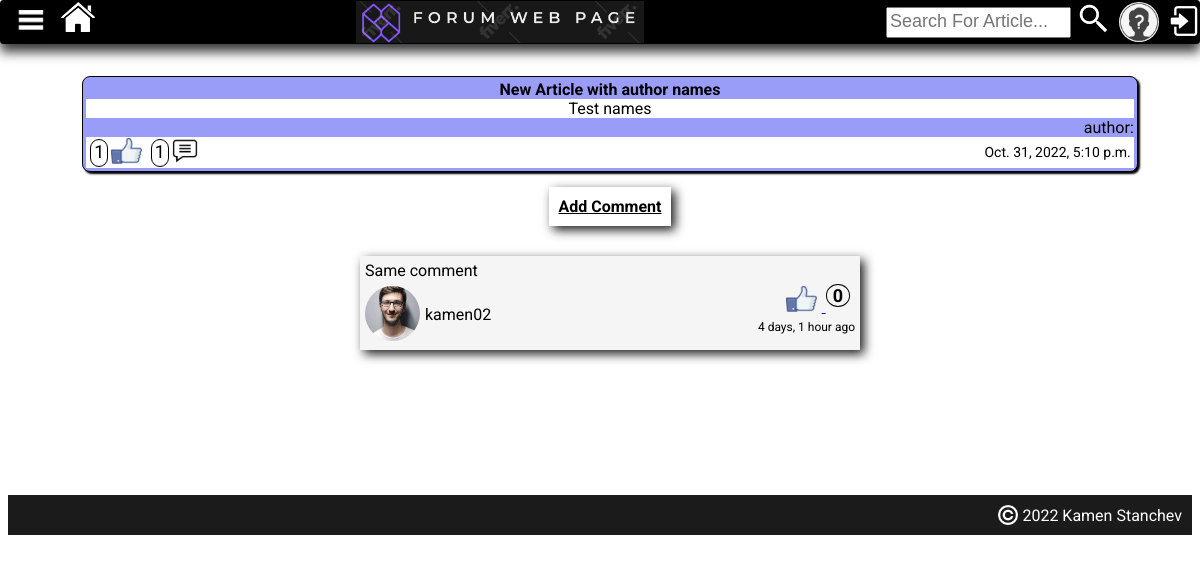
/article-details/14/, run on an earlier commit of the app's database.
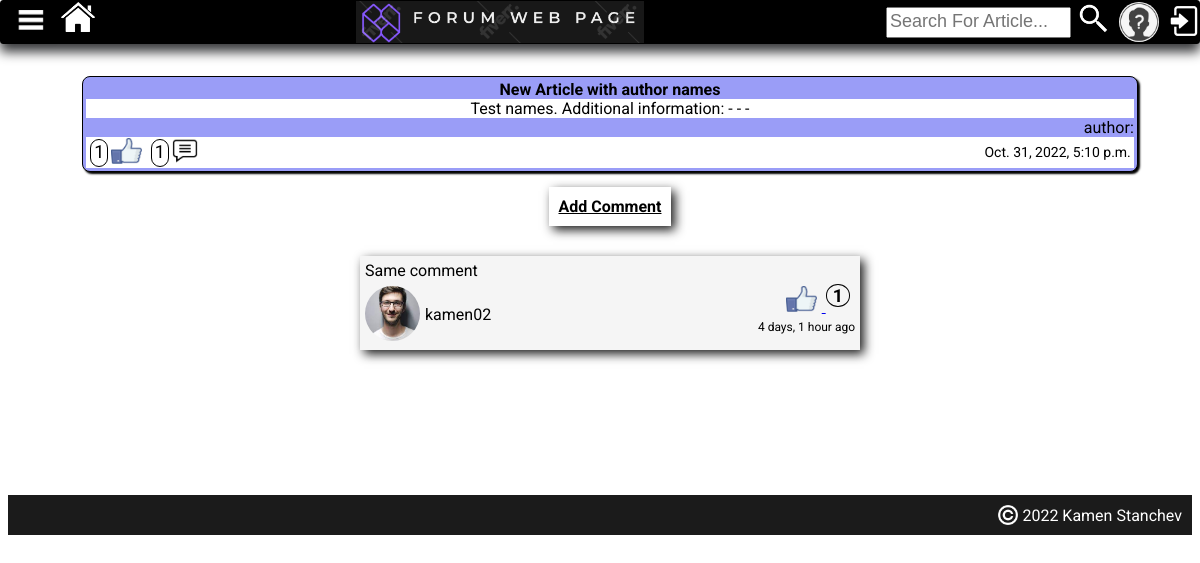
And on a later commit of the database.
### forum_project/main_app/models.py (models this page shows, shortened)
class PostArticle(models.Model):
    title = models.CharField(max_length=30, unique=True)
    content = models.TextField()
    date_created = models.DateTimeField(auto_now_add=True)
    topic = models.CharField(max_length=30, choices=topics_choices(), default='NO TOPIC')
    user = models.ForeignKey(User, on_delete=models.CASCADE)
    users_which_liked_article = models.ManyToManyField(
        User,
        related_name='user_lied_article',
        blank=True,
    )
    @property
    def likes(self):
        result = len(self.users_which_liked_article.all())
        return result
    @property
    def comments(self):
        result = self.articlecomment_set.all()
        return result

class ArticleComment(models.Model):
    user = models.ForeignKey(User, on_delete=models.CASCADE)
    post_article = models.ForeignKey(PostArticle, on_delete=models.CASCADE)
    content = models.TextField(max_length=300)
    data_created = models.DateTimeField(auto_now_add=True)
    users_which_liked_comment = models.ManyToManyField(
        User,
        related_name='user_lied_comment',
        blank=True,
    )
    @property
    def likes(self):
        result = len(self.users_which_liked_comment.all())
        return result
    @property
    def time_ago(self):
        return humanize.naturaltime(self.data_created)

class Profile(models.Model):
    user = models.OneToOneField(User, on_delete=models.CASCADE)
    first_name = models.CharField(max_length=30, null=True, blank=True)
    last_name = models.CharField(max_length=30, null=True, blank=True)
    city = models.CharField(max_length=30)
    profession = models.CharField(max_length=30)
    profile_img = models.ImageField(upload_to='images/', default='images/add_profile_image.jpg')

### forum_project/main_app/views.py (the view)
# urls.py: path('article-details/<int:pk>/', views.ArticleDetails.as_view(), name='article-details'),
class ArticleDetails(DetailView):
    model = PostArticle
    template_name = 'article-detail.html'
    context_object_name = "article"
    def get_context_data(self, *args, **kwargs):
        current_article = PostArticle.objects.get(id=self.kwargs['pk'])
        comments = reversed(current_article.articlecomment_set.all())
        context = super(ArticleDetails, self).get_context_data(*args, **kwargs)
        context['comments'] = comments
        return context

### forum_project/main_app/templates/article-detail.html (shortened to what this page needs)
{% extends 'base.html' %}
{% load static %}
{% block page_content %}
    <div class="main-container">
        <div class="central-container" style="border: none; box-shadow: none; background-color: white; padding-bottom: 100px">
            <div class="container-items">
                <p class="topic-title">
                    {{ article.title }}
                </p>
                <p class="topic-content">
                    {{ article.content }}
                </p>
                <p class="topic-author">
                    author: {{ article.user.first_name }} {{ article.user.last_name }}
                </p>
                <div class="status-topic">
                    <div class="status-data-left">{{ article.likes }}</div>
                        <a href="{% url 'likes' article.id %}"><img class="like-button" src="{% static 'icons/like.png' %}"></a>
                    <div class="status-data-left">{{ article.comments|length }}</div>
                        <a href="{% url 'create-comment' article.id %}"><img class="like-button" src="{% static 'icons/comment-black.png' %}"></a>
                    <div class="status-data-right">{{ article.date_created }}</div>
                </div>
            </div>
            <a href="{% url 'create-comment' article.pk %}"
                    class="add_comment-and-delete-and-edit-button">
                Add Comment</a>
            {% for comment in comments %}
                <div class="container-comment">
                    <div class="comment-content">
                        {{ comment.content }}
                    </div>
                    <div class="comment-details">
                        <div class="comment-details-left">
                            <div >
                                <img class="comment-user-img" src="{{ comment.user.profile.profile_img.url }}">
                            </div>
                            <div class="comment-user-name">
                                {{ comment.user.username }}
                            </div>
                        </div>
                        <div class="comment-details-right">
                            <div class="comment-likes-details">
                                <a href="{% url 'like_comment' comment.id %}">
                                    <img class="like-button" src="{% static 'icons/like.png' %}">
                                </a>
                                <span class="comment-likes-count">{{ comment.likes }}</span>
                            </div>
                            <div>
                                <span class="comment-data-created">{{ comment.time_ago }}</span>
                            </div>
                        </div>
                    </div>
                </div>
            {% endfor %}
        </div>
    </div>
{% endblock %}

### templates/base.html (shortened to what this page needs)
{% load static %}
<!DOCTYPE html>
<html lang="en">
    <head>
        <link rel="stylesheet" type="text/css" href="{% static 'css/main.css' %}"/>
        <link rel="stylesheet" type="text/css" href="{% static 'css/navbar.css' %}"/>
        <link rel="stylesheet" type="text/css" href="{% static 'css/container.css' %}"/>
        <link rel="stylesheet" type="text/css" href="{% static 'css/profile-container.css' %}"/>
        <link rel="stylesheet" type="text/css" href="{% static 'css/topics.css' %}"/>
        <link rel="stylesheet" type="text/css" href="{% static 'css/footer.css' %}"/>
    </head>
    <body>
        <div class="navbar">
                <div class="left-side">
                    <div class="dropdown">
                      <span><img class="hamburger-menu-icon"
                         src="{% static 'icons/hamburger-menu.png' %}" alt="NO IMAGE, NO IMAGE, NO IMAGE"></span>
                    </div>
                    <a href="{% url 'home' %}"><img class="home-icon"
                         src="{% static 'icons/home-icon1.png' %}"></a>
                </div>
                <div class="central-side">
                    <img class="logo" src="{% static 'images/logo.PNG' %}">
                </div>
                <div class="right-side">
                    <form method="GET" action="{% url 'search-article' %}" style="display: flex">
                        <input class="search-bar" type="text" placeholder="Search For Article..."
                               name="q" value="{{ request.GET.q }}">
                        <button class="search-button"><img class="search-button-icon" src="{% static 'icons/search-button.png' %}"></button>
                    </form>
                    {% if user.is_authenticated %}
                        <img class="current-user-image" src="{{ user.profile.profile_img.url }}">
                        <a href="{% url 'logout' %}"><img class="login-logout-link" src="{% static 'icons/logout-icon1.png' %}"></a>
                    {% else %}
                        <img class="current-user-image"
                            src="{% static 'images/no-profile-image.jfif' %}">
                        <a href="{% url 'login' %}"><img class="login-logout-link" src="{% static 'icons/login-icon.png' %}"></a>
                    {% endif %}
                </div>
        </div>
        <div class="container">
            {% block page_content %}
            {% endblock %}
        </div>
        <footer>
            <span class="copyright-content">
                <img class="copyright-symbol" src="{% static 'icons/copyright.png'%}">
                    2022 Kamen Stanchev
            </span>
</footer>
    </body>
</html>

### static/css/main.css (style rules this page uses)
body { padding-top: 5px; font-family: 'Roboto', sans-serif; }
p { margin: 0; }
footer { background-color: #1b1b1b; left: 0; right: 0; bottom: 0; height: 40px; margin-top: 10px; }

### static/css/navbar.css (style rules this page uses)
.dropdown { position: relative; display: inline-block; }
.hamburger-menu-icon { height: 60px; margin-top: -12px; }
.navbar { display: flex; background-color: gray; height: 42px; font-weight: bolder; font-size: 19px; color: white; border: black 1px solid; border-radius: 3px; box-shadow: #38393b 0 8px 12px; position: fixed; top: 0; left: 0; right: 0; }
.left-side { display: flex; flex: 1; background-color: black; padding-top: 1px; }
.home-icon { height: 30px; margin-bottom: 12px; }
.search-button { border: none; background-color: black; cursor: pointer; height: 33px; }
.central-side { display: flex; flex: 3; min-width: 250px; background-color: black; justify-content: center; }
.logo { height: 100%; }
.right-side { display: flex; flex:2; background-color: black; justify-content: flex-end; }
.search-bar { height: 25px; margin-top: 6px; }
.search-bar::placeholder { font-size: 18px; }
.search-button-icon { height: 33px; background-color: black; border: none; }
.current-user-image { height: 40px; width: 40px; object-fit: cover; margin-top: 1px; margin-left: 3px; border-radius: 25px; flex-shrink: 0; }
.login-logout-link { height: 30px; width: 30px; margin-left: 10px; margin-top: 5px; flex-shrink: 1; }

### static/css/container.css (style rules this page uses)
.main-container { display: flex; flex-direction: row; min-height: 80%; padding-top: 10px; padding-bottom: 20px; margin-top: 45px; }
.central-container { display: flex; overflow-y: scroll; flex-direction: column; background-color: whitesmoke; flex: 3; margin-left: 20px; max-height: 700px; box-shadow: black 2px 2px 15px; }
.container-items { width: 90%; border-radius: 8px; background-color: #9A9DF7; color: black; margin-left: auto; margin-right: auto; margin-top: 8px; padding: 3px; border: 1px solid; box-shadow: 2px 2px 2px; text-align: center; }
.topic-title { font-weight: bold; }
.topic-content { font-size: 16px; color: black; background-color: white; }
.topic-author { text-align: right; margin: 0; padding: 0; }
.status-topic { display: flex; flex-direction: row; font-size: 18px; color: black; background-color: white; }
.status-data-left { margin-top: 2px; margin-bottom: 1px; margin-left: 4px; padding: 1px 3px; border-radius: 12px; color: black; border: black 1px solid; }
.like-button { height: 26px; margin-right: 5px; margin-left: 3px; margin-top: 1px; }
.status-data-right { font-size: 14px; margin-top: 7px; margin-right: 3px; flex: 1; text-align: right; }

### static/css/footer.css (style rules this page uses)
.copyright-content { color: white; float: right; margin-top: 10px; margin-right: 10px; }
.copyright-symbol { height: 20px; vertical-align: bottom; }

### forum_project/main_app/templates/article-detail.html (style rules this page uses)
.container-comment { box-shadow: #1b1b1b 4px 4px 10px; background-color: whitesmoke; align-self: center; width: 500px; margin: 15px; }
.comment-content { margin: 5px; }
.comment-details { display: flex; justify-content: space-between; height: 60px; margin: 5px; }
.comment-details-left { display: flex; flex-direction: row; height: 59px; }
.comment-user-img { height: 55px; width: 55px; object-fit: cover; border-radius: 50%; margin: 2% 0 3% 0; }
.comment-user-name { margin: auto 5px; }
.comment-details-right { display: flex; flex-direction: column; }
.comment-likes-details { padding-right: 5px; align-self: end; }
.comment-likes-count { color: black; font-weight: bold; font-size: 18px; vertical-align: top; padding: 0 6px 0 6px; border: black 1px solid; border-radius: 50%; }
.comment-data-created { font-size: 12px; }
.add_comment-and-delete-and-edit-button { margin: 15px; padding: 10px; font-weight: bold; align-self: center; background-color: white; color: black; text-align: center; box-shadow: #1b1b1b 4px 4px 10px; }

What changed in the data, as far as the page shows it:
changed PostArticle "New Article with author names": content "Test names" → "Test names. Additional information: - - -"
computed for ArticleComment "Same comment": likes "0" → "1"
